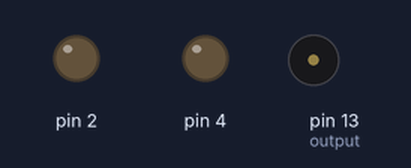
The sketch below on a simulated Arduino Uno, built with avr-gcc and run on an emulated ATmega328P. On the bench: output pins drawn as LEDs (lit = HIGH), buzzer (waves = sounding).

Above: at 0.1 s.
At 32.5 s:
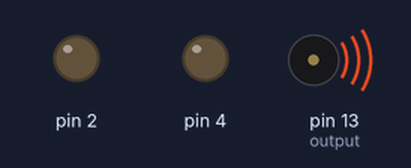
Timing chart, 0 to 40.0 s (numbered marks = the images above):
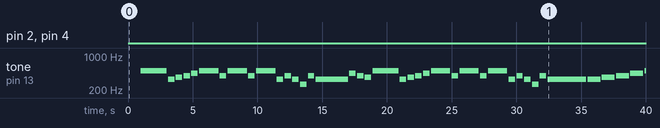

The sketch:

Swang-lake.ino
```cpp
/*
Notes chart:
  C     C#     D     Eb   E     F     F#    G     G#    A     Bb    B
0 16.35 17.32 18.35 19.45 20.60 21.83 23.12 24.50 25.96 27.50 29.14 30.87
1 32.70 34.65 36.71 38.89 41.20 43.65 46.25 49.00 51.91 55.00 58.27 61.74
2 65.41 69.30 73.42 77.78 82.41 87.31 92.50 98.00 103.8 110.0 116.5 123.5
3 130.8 138.6 146.8 155.6 164.8 174.6 185.0 196.0 207.7 220.0 233.1 246.9
4 261.6 277.2 293.7 311.1 329.6 349.2 370.0 392.0 415.3 440.0 466.2 493.9
5 523.3 554.4 587.3 622.3 659.3 698.5 740.0 784.0 830.6 880.0 932.3 987.8
6 1047  1109  1175  1245  1319  1397  1480  1568  1661  1760  1865  1976
7 2093  2217  2349  2489  2637  2794  2960  3136  3322  3520  3729  3951
8 4186  4435  4699  4978  5274  5588  5920  6272  6645  7040  7459  7902
*/


void setup()
{
  int tempo = 1;
  int output = 13;
  int half = 2000/tempo;
  int eighth = 500/tempo;
  int dotquarter = 1500/tempo;
  int quarter = 1000/tempo;
  int dothalf = 3000/tempo;
  int sixteenth = 250/tempo;
  int Fs4 = 370;
  int G4 = 392;
  int A4 = 440;
  int B4 = 494;
  int C5 = 523;
  int D5 = 587;
  int E5 = 659;
  int Fs5 = 740;
  int E4 = 330;
  int F5 = 699;
  int Ds5 = 622;
  int C4 = 262;
  int noNote = 100/tempo;
}
void loop()
{
  int tempo = 1;
  int output = 13;
  int half = 2000/tempo;
  int eighth = 500/tempo;
  int dotquarter = 1500/tempo;
  int quarter = 1000/tempo;
  int dothalf = 3000/tempo;
  int sixteenth = 250/tempo;
  int Fs4 = 370;
  int G4 = 392;
  int A4 = 440;
  int B4 = 494;
  int C5 = 523;
  int D5 = 587;
  int E5 = 659;
  int Fs5 = 740;
  int E4 = 330;
  int F5 = 699;
  int Ds5 = 622;
  int C4 = 262;
  int G5 = 784;
  int Ef5 = 622;
  int Ds4 = 311;
  int noNote = 100/tempo;

  noTone(output);
  delay(quarter);

    // Darlene code here
for (int i = 0; i < 1; i++){
    // Measure 1, 2 seconds
    // C4
    tone(output, B4);    // tone(outputPin,frequency)
      delay(half);  //  delay(milliseconds)
    noTone(output);
      delay(100);
    // C4
    tone(output, E4);
      delay(eighth);
    noTone(output);
      delay(100);
    // Measure 2, 2 seconds
    // C4
    tone(output, Fs4);
      delay(eighth);
    noTone(output);
      delay(100);

    tone(output, G4);
      delay(eighth);
    noTone(output);
      delay(100);

    tone(output, A4);
      delay(eighth);
    noTone(output);
      delay(100);

    tone(output, B4);
      delay(dotquarter);
    noTone(output);
      delay(100);

    tone(output, G4);
      delay(eighth);
    noTone(output);
      delay(100);

    tone(output, B4);
      delay(dotquarter);
    noTone(output);
      delay(100);

    tone(output, G4);
      delay(eighth);
    noTone(output);
      delay(100);

    tone(output, B4);
      delay(dotquarter);
    noTone(output);
      delay(100);

    tone(output, E4);
      delay(eighth);
    noTone(output);
      delay(100);

    tone(output, G4);
      delay(eighth);
    noTone(output);
      delay(100);

    tone(output, E4);
      delay(eighth);
    noTone(output);
      delay(100);

    tone(output, C4);
      delay(eighth);
    noTone(output);
      delay(100);

    tone(output, G4);
      delay(eighth);
    noTone(output);
      delay(100);

    tone(output, E4);
      delay(half);
    tone(output, E4);
      delay(eighth);
    noTone(output);
      delay(100);

    tone(output, A4);
      delay(eighth);
    noTone(output);
      delay(100);

    tone(output, G4);
      delay(eighth);
    noTone(output);
      delay(100);

  tone(output, Fs4);
      delay(eighth);
    noTone(output);
      delay(100);

    tone(output, B4);
      delay(half);
    noTone(output);
      delay(100);

    tone(output, E4);
      delay(eighth);
    noTone(output);
      delay(100);

    tone(output, Fs4);
      delay(eighth);
    noTone(output);
      delay(100);

    tone(output, G4);
      delay(eighth);
    noTone(output);
      delay(100);

    tone(output, A4);
      delay(eighth);
    noTone(output);
      delay(100);

    tone(output, B4);
      delay(dotquarter);
    noTone(output);
      delay(100);

    tone(output, G4);
      delay(eighth);
    noTone(output);
      delay(100);

    tone(output, B4);
      delay(dotquarter);
    noTone(output);
      delay(100);

    tone(output, G4);
      delay(eighth);
    noTone(output);
      delay(100);

    tone(output, B4);
      delay(dotquarter);
    noTone(output);
      delay(100);

    tone(output, E4);
      delay(eighth);
    noTone(output);
      delay(100);

    tone(output, G4);
      delay(eighth);
    noTone(output);
      delay(100);

    tone(output, E4);
      delay(eighth);
    noTone(output);
      delay(100);

    tone(output, C4);
      delay(eighth);
    noTone(output);
      delay(100);

    tone(output, G4);
      delay(eighth);
    noTone(output);
      delay(100);

    tone(output, E4);
      delay(dothalf);
    noTone(output);
      delay(100);

    tone(output, E4);
      delay(quarter);
    noTone(output);
      delay(100);
    // END
    noTone(output); // stop playing
}
// Rosayra code
for (int i = 0; i < 1; i++)
{
    tone(output, Fs4);
      delay(quarter);
    noTone(output);
      delay(noNote);

    tone(output, G4);
      delay(quarter);
    noTone(output);
      delay(noNote);

    tone(output, A4);
      delay(quarter);
    noTone(output);
      delay(noNote);

    tone(output, B4);
      delay(eighth);
    noTone(output);
      delay(noNote);

    tone(output, C5);
      delay(eighth);
    noTone(output);
      delay(noNote);

    tone(output, D5);
      delay(dotquarter);
    noTone(output);
      delay(noNote);

    tone(output, C5);
      delay(eighth);
    noTone(output);
      delay(noNote);

    tone(output, B4);
      delay(quarter);
    noTone(output);
      delay(noNote);

    tone(output, C5);
      delay(eighth);
    noTone(output);
      delay(noNote);

    tone(output, D5);
      delay(eighth);
    noTone(output);
      delay(noNote);

  tone(output, E5);
      delay(dotquarter);
    noTone(output);
      delay(noNote);

      tone(output, D5);
      delay(eighth);
    noTone(output);
      delay(noNote);

      tone(output, C5);
      delay(quarter);
    noTone(output);
      delay(noNote);

      tone(output, D5);
      delay(eighth);
    noTone(output);
      delay(noNote);

      tone(output, E5);
      delay(eighth);
    noTone(output);
      delay(noNote);

      tone(output, Fs5);
      delay(quarter);
    noTone(output);
      delay(noNote);

      tone(output, E5);
      delay(eighth);
    noTone(output);
      delay(noNote);

      tone(output, B4);
      delay(eighth);
    noTone(output);
      delay(noNote);

      tone(output, G4);
      delay(eighth);
    noTone(output);
      delay(noNote);

      tone(output, Fs4);
      delay(eighth);
    noTone(output);
      delay(noNote);

    tone(output, E4);
      delay(eighth);
    noTone(output);
      delay(noNote);

      tone(output, Fs4);
      delay(quarter);
    noTone(output);
      delay(noNote);

      tone(output, G4);
      delay(quarter);
    noTone(output);
      delay(noNote);

      tone(output, A4);
      delay(quarter);
    noTone(output);
      delay(noNote);

      tone(output, B4);
      delay(eighth);
    noTone(output);
      delay(noNote);

      tone(output, C5);
      delay(eighth);
    noTone(output);
      delay(noNote);

      tone(output, D5);
      delay(dotquarter);
    noTone(output);
      delay(noNote);

      tone(output, C5);
      delay(eighth);
    noTone(output);
      delay(noNote);

      tone(output, B4);
      delay(quarter);
    noTone(output);
      delay(noNote);

      tone(output, C5);
      delay(eighth);
    noTone(output);
      delay(noNote);

      tone(output, D5);
      delay(eighth);
    noTone(output);
      delay(noNote);

      tone(output, E5);
      delay(dotquarter);
    noTone(output);
      delay(noNote);

      tone(output, D5);
      delay(eighth);
    noTone(output);
      delay(noNote);

      tone(output, C5);
      delay(quarter);
    noTone(output);
      delay(noNote);

      tone(output, D5);
      delay(eighth);
    noTone(output);
      delay(noNote);

      tone(output, E5);
      delay(eighth);
    noTone(output);
      delay(noNote);

}

// Smruthi code
  for (int i = 0; i < 1; i++){
    tone(output,F5);
      delay(eighth);
    noTone(output);
      delay(noNote);

    tone(output,C5);
      delay(eighth);
    noTone(output);
      delay(noNote);

    tone(output,F5);
      delay(eighth);
    noTone(output);
      delay(noNote);

    tone(output,E5);
      delay(dotquarter);
    noTone(output);
      delay(noNote);

    tone(output,Ds5);
      delay(eighth);
    noTone(output);
      delay(noNote);

    tone(output,B4);
      delay(eighth);
    noTone(output);
      delay(noNote);

    tone(output,Ds5);
      delay(eighth);
    noTone(output);
      delay(noNote);

    tone(output,E5);
      delay(dotquarter);
    noTone(output);
      delay(noNote);

    tone(output,E5);
      delay(eighth);
    noTone(output);
      delay(noNote);

    tone(output,F5);
      delay(eighth);
    noTone(output);
      delay(noNote);

    tone(output,C5);
      delay(eighth);
    noTone(output);
      delay(noNote);

    tone(output,F5);
      delay(eighth);
    noTone(output);
      delay(noNote);

    tone(output,E5);
      delay(dotquarter);
    noTone(output);
      delay(noNote);

    tone(output,E5);
      delay(eighth);
    noTone(output);
      delay(noNote);

    tone(output,Ds5);
      delay(eighth);
    noTone(output);
      delay(noNote);

    tone(output,B4);
      delay(eighth);
    noTone(output);
      delay(noNote);

    tone(output,Ds5);
      delay(eighth);
    noTone(output);
      delay(noNote);

    tone(output,E5);
      delay(quarter);
    noTone(output);
      delay(noNote);

    tone(output,E5);
      delay(eighth);
    noTone(output);
      delay(noNote);

    tone(output,F5);
      delay(eighth);
    noTone(output);
      delay(noNote);

    tone(output,C5);
      delay(eighth);
    noTone(output);
      delay(noNote);

    tone(output,F5);
      delay(eighth);
    noTone(output);
      delay(noNote);

    tone(output,F5);
      delay(eighth);
    noTone(output);
      delay(noNote);

    tone(output,C5);
      delay(eighth);
    noTone(output);
      delay(noNote);

    tone(output,F5);
      delay(eighth);
    noTone(output);
      delay(noNote);

    tone(output,C5);
      delay(half);
    noTone(output);
      delay(noNote);

    tone(output,B4);
      delay(half);
    noTone(output);
      delay(noNote);

    tone(output,F5);
      delay(eighth);
    noTone(output);
      delay(noNote);

    tone(output,C5);
      delay(eighth);
    noTone(output);
      delay(noNote);

    tone(output,F5);
      delay(eighth);
    noTone(output);
      delay(noNote);

    tone(output,F5);
      delay(eighth);
    noTone(output);
      delay(noNote);

    tone(output,C5);
      delay(eighth);
    noTone(output);
      delay(noNote);

    tone(output,F5);
      delay(eighth);
    noTone(output);
      delay(noNote);

    tone(output,Fs5);
      delay(quarter);
    tone(output,F5);
      delay(quarter);
    noTone(output);
      delay(noNote);

    tone(output,Fs5);
      delay(half);
    noTone(output);
      delay(noNote);

}

// Elena code starts here
for (int i = 0; i < 2; i++)
  {
    // Measure 1, 2 seconds
    // G4
    tone(output, G5);
    pinMode (2, OUTPUT);
    digitalWrite (2,HIGH);
    delay(eighth);
    pinMode (2, OUTPUT);
    digitalWrite (2,LOW);
    noTone(output);
    delay(100);
    // E4
    tone(output, Ef5);
    pinMode (4, OUTPUT);
    digitalWrite (4,HIGH);
    delay(eighth);
    pinMode (4, OUTPUT);
    digitalWrite (4,LOW);
    noTone(output);
    delay(100);
    // G4
      tone(output, G5);
    pinMode (2, OUTPUT);
    digitalWrite (2,HIGH);
    delay(eighth);
    pinMode (2, OUTPUT);
    digitalWrite (2,LOW);
    noTone(output);
    delay(100); // stop playing
  }
  for (int i = 0; i < 3; i++)
  {
    for (int f = 0; f < 6; f++)
    {
      // G5
      tone(output, G5);
      pinMode (2, OUTPUT);
      digitalWrite (2,HIGH);
      delay(sixteenth);
      pinMode (2, OUTPUT);
      digitalWrite (2,LOW);
      noTone(output);
      delay(100);
    }
    // F#5
    tone(output, Fs5);
     pinMode (4, OUTPUT);
    digitalWrite (4,HIGH);
    delay(sixteenth);
     pinMode (4, OUTPUT);
    digitalWrite (4,LOW);
    noTone(output); // stop playing
    delay(100);
    // F#5
   tone(output, Fs5);
     pinMode (4, OUTPUT);
    digitalWrite (4,HIGH);
    delay(sixteenth);
     pinMode (4, OUTPUT);
    digitalWrite (4,LOW);
    noTone(output); // stop playing
    delay(100);
  }
  {
    // G5
  tone(output, G5);
      pinMode (2, OUTPUT);
      digitalWrite (2,HIGH);
      delay(sixteenth);
      pinMode (2, OUTPUT);
      digitalWrite (2,LOW);
      noTone(output);
      delay(100);
    // G5
  tone(output, G5);
      pinMode (2, OUTPUT);
      digitalWrite (2,HIGH);
      delay(sixteenth);
      pinMode (2, OUTPUT);
      digitalWrite (2,LOW);
      noTone(output);
      delay(100);
    // G5
 tone(output, G5);
      pinMode (2, OUTPUT);
      digitalWrite (2,HIGH);
      delay(sixteenth);
      pinMode (2, OUTPUT);
      digitalWrite (2,LOW);
      noTone(output);
      delay(100);
    // G5
 tone(output, G5);
      pinMode (2, OUTPUT);
      digitalWrite (2,HIGH);
      delay(sixteenth);
      pinMode (2, OUTPUT);
      digitalWrite (2,LOW);
      noTone(output);
      delay(100);
    // F#5
    tone(output, Fs5);
     pinMode (4, OUTPUT);
    digitalWrite (4,HIGH);
    delay(sixteenth);
     pinMode (4, OUTPUT);
    digitalWrite (4,LOW);
    noTone(output); // stop playing
    delay(100);
    // F#5
    tone(output, Fs5);
     pinMode (4, OUTPUT);
    digitalWrite (4,HIGH);
    delay(sixteenth);
     pinMode (4, OUTPUT);
    digitalWrite (4,LOW);
    noTone(output); // stop playing
    delay(100);
    // F#5
   tone(output, Fs5);
     pinMode (4, OUTPUT);
    digitalWrite (4,HIGH);
    delay(sixteenth);
     pinMode (4, OUTPUT);
    digitalWrite (4,LOW);
    noTone(output); // stop playing
    delay(100);
    // F#5
   tone(output, Fs5);
     pinMode (4, OUTPUT);
    digitalWrite (4,HIGH);
    delay(sixteenth);
     pinMode (4, OUTPUT);
    digitalWrite (4,LOW);
    noTone(output); // stop playing
    delay(100);
    // C4
    tone(output, B4);
    pinMode (2, OUTPUT);
    digitalWrite (2,HIGH);
    delay(half);
    pinMode (2, OUTPUT);
    digitalWrite (2,LOW);
    noTone(output); // stop playing
    delay(100);
  }

    tone(output, E4);
      delay(eighth);
    noTone(output);
      delay(100);
    // Measure 2, 2 seconds
    // C4
    tone(output, Fs4);
      delay(eighth);
    noTone(output);
      delay(100);

    tone(output, G4);
      delay(eighth);
    noTone(output);
      delay(100);

    tone(output, A4);
      delay(eighth);
    noTone(output);
      delay(100);

    tone(output, B4);
      delay(dotquarter);
    noTone(output);
      delay(100);

    tone(output, G4);
      delay(eighth);
    noTone(output);
      delay(100);

    tone(output, B4);
      delay(dotquarter);
    noTone(output);
      delay(100);

    tone(output, G4);
      delay(eighth);
    noTone(output);
      delay(100);

    tone(output, B4);
      delay(dotquarter);
    noTone(output);
      delay(100);

    tone(output, E4);
      delay(eighth);
    noTone(output);
      delay(100);

    tone(output, G4);
      delay(eighth);
    noTone(output);
      delay(100);

    tone(output, Ds4);
      delay(eighth);
    noTone(output);
      delay(100);

    tone(output, C4);
      delay(eighth);
    noTone(output);
      delay(100);

    tone(output, G4);
      delay(eighth);
    noTone(output);
      delay(100);

    tone(output, E4);
      delay(half);
    noTone(output);
      delay(100);

    noTone(output);
      delay(eighth);

    tone(output, A4);
      delay(eighth);
    noTone(output);
      delay(100);

    tone(output, G4);
      delay(eighth);
    noTone(output);
      delay(100);

  tone(output, Fs4);
      delay(eighth);
    noTone(output);
      delay(100);

    tone(output, B4);
      delay(half);
    noTone(output);
      delay(100);

    tone(output, E4);
      delay(eighth);
    noTone(output);
      delay(100);

    tone(output, Fs4);
      delay(eighth);
    noTone(output);
      delay(100);

    tone(output, G4);
      delay(eighth);
    noTone(output);
      delay(100);

    tone(output, A4);
      delay(eighth);
    noTone(output);
      delay(100);

    tone(output, B4);
      delay(dotquarter);
    noTone(output);
      delay(100);

    tone(output, G4);
      delay(eighth);
    noTone(output);
      delay(100);

    tone(output, B4);
      delay(dotquarter);
    noTone(output);
      delay(100);

    tone(output, G4);
      delay(eighth);
    noTone(output);
      delay(100);

    tone(output, B4);
      delay(dotquarter);
    noTone(output);
      delay(100);

    tone(output, E4);
      delay(eighth);
    noTone(output);
      delay(100);

    tone(output, G4);
      delay(eighth);
    noTone(output);
      delay(100);

  tone(output, Ds4);
      delay(eighth);
    noTone(output);
      delay(100);

    tone(output, C4);
      delay(eighth);
    noTone(output);
      delay(100);

    tone(output, G4);
      delay(eighth);
    noTone(output);
      delay(100);

    tone(output, E4);
      delay(half);
    tone(output, E4);
      delay(half);
    noTone(output);
      delay(100);

    noTone(output);
      delay(dothalf);
}
```

Measured:
- by itself, tone on pin 13 (output): plays 494 Hz for 2.0 s, 330 Hz for 0.50 s, 370 Hz for 0.50 s, 392 Hz for 0.50 s, 440 Hz for 0.50 s, 494 Hz for 1.5 s … (40 notes in this stretch)
